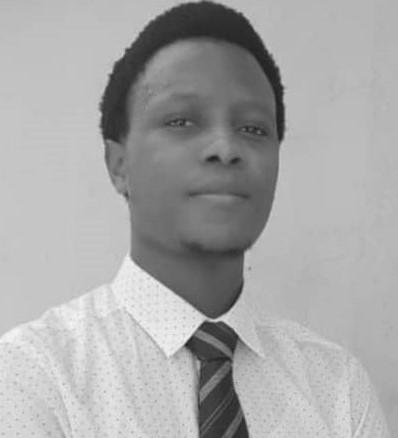
%> input picture EP4CE6_Projects/P6_VGA_1/MATLAB/Thresholding/test_image.jpg, 398 x 438 px
$ octave Thresholding.m   (GNU Octave 9; MATLAB toolbox functions it lacks are replaced by stand-ins)
%> lines starting %> are read from the running program, lines starting %| are printed output that depends on the picture; in (x1, y1, x2, y2) boxes, pixels count from 0 and x2, y2 are one past the last pixel; in counts of white or black regions, pixels touching at a corner belong together; the program's own positions count from 1
### EP4CE6_Projects/P6_VGA_1/MATLAB/Thresholding/img_to_mif.m
function img_to_mif(img_in,filename)
    [m,n] = size(img_in); %size of image
    N = m * n; %RAM or ROM depth
    word_len = 1;
    data = reshape(img_in',1,N);
    fid = fopen(filename,'w');
    fprintf(fid,'WIDTH=%d;\n',word_len);
    fprintf(fid,'DEPTH=%d;\n\n',N);

    fprintf(fid,'ADDRESS_RADIX=UNS;\n');
    fprintf(fid,'DATA_RADIX=BIN;\n\n');
    fprintf(fid,'CONTENT\t');
    fprintf(fid,'BEGIN\n');
    for i = 0: N - 1
        fprintf(fid,'\t%d\t:\t%d;\n',i,data(i + 1));
    end
    fprintf(fid,'END;\n');
    fclose(fid);
end

### EP4CE6_Projects/P6_VGA_1/MATLAB/Thresholding/Thresholding.m
% 1. Gray to binary image
threshold = 85;
img = imread('test_image.jpg');
%> img is the input picture: size 438x398 uint8; min 28, max 247, mean 167.2
img(img < threshold) = 0;
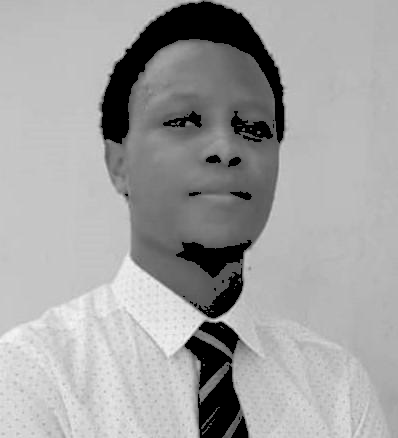
%> img: size 438x398 uint8; 8.17% of pixels changed, all inside (x1, y1, x2, y2) = (101, 1, 284, 438)
img(img >= threshold) = 1;
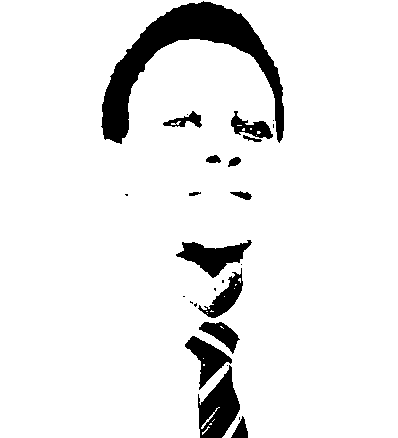
%> img: size 438x398 uint8; values 0 (black) and 1 (white), 91.8% white; 26 black regions (12 under 20 px), largest, box (x1, y1, x2, y2) and area: (101, 1, 284, 144) 7373, (198, 365, 240, 438) 1761, (176, 240, 252, 278) 1341
imwrite(logical(img),'Olaoluwa_binary.jpg');
imshow(logical(img));

% 2. MIF generation
img_to_mif(img,'bitmap.mif');
